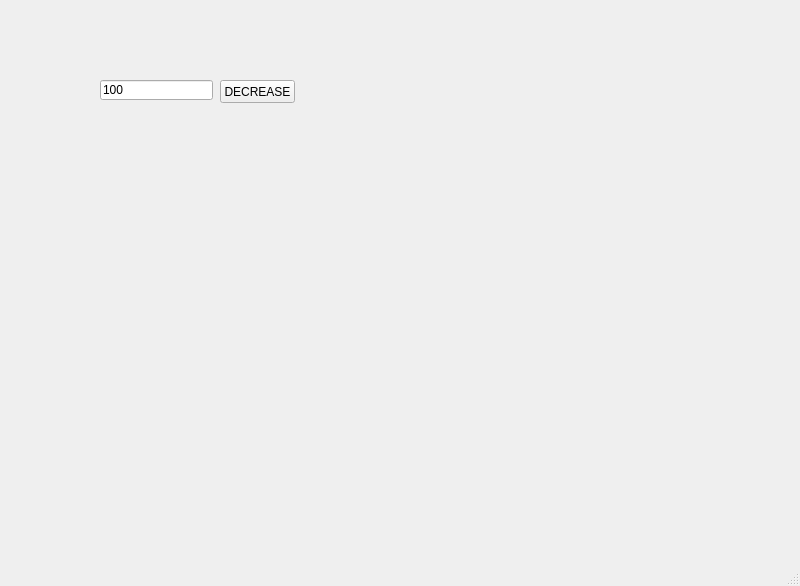
<?xml version="1.0" encoding="UTF-8"?>
<ui version="4.0">
 <class>MainWindow</class>
 <widget class="QMainWindow" name="MainWindow">
  <property name="geometry">
   <rect>
    <x>0</x>
    <y>0</y>
    <width>800</width>
    <height>586</height>
   </rect>
  </property>
  <property name="windowTitle">
   <string>MainWindow</string>
  </property>
  <widget class="QWidget" name="centralwidget">
   <widget class="QLineEdit" name="le">
    <property name="geometry">
     <rect>
      <x>100</x>
      <y>80</y>
      <width>113</width>
      <height>20</height>
     </rect>
    </property>
    <property name="text">
     <string>100</string>
    </property>
   </widget>
   <widget class="QPushButton" name="pb">
    <property name="geometry">
     <rect>
      <x>220</x>
      <y>80</y>
      <width>75</width>
      <height>23</height>
     </rect>
    </property>
    <property name="text">
     <string>DECREASE</string>
    </property>
   </widget>
  </widget>
  <widget class="QMenuBar" name="menubar">
   <property name="geometry">
    <rect>
     <x>0</x>
     <y>0</y>
     <width>800</width>
     <height>21</height>
    </rect>
   </property>
  </widget>
  <widget class="QStatusBar" name="statusbar"/>
 </widget>
 <resources/>
 <connections/>
</ui>
